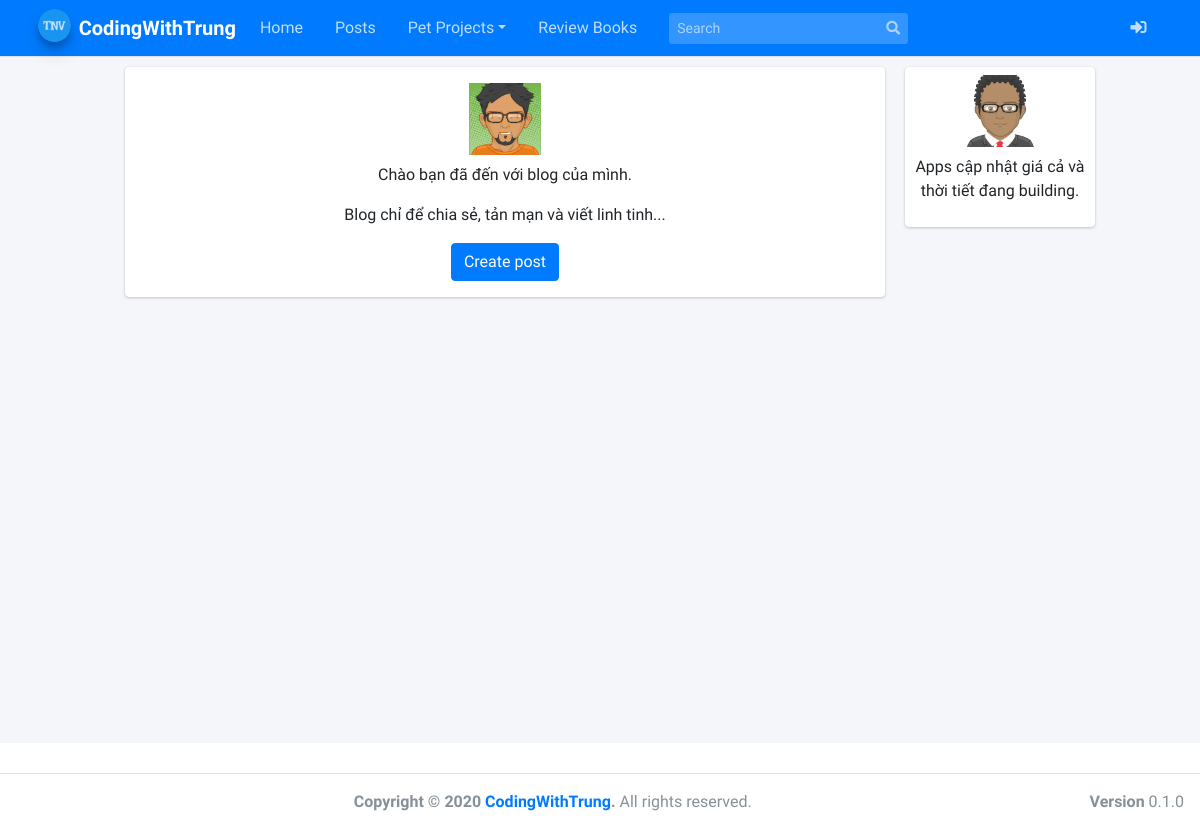
Before: / with the older database file.
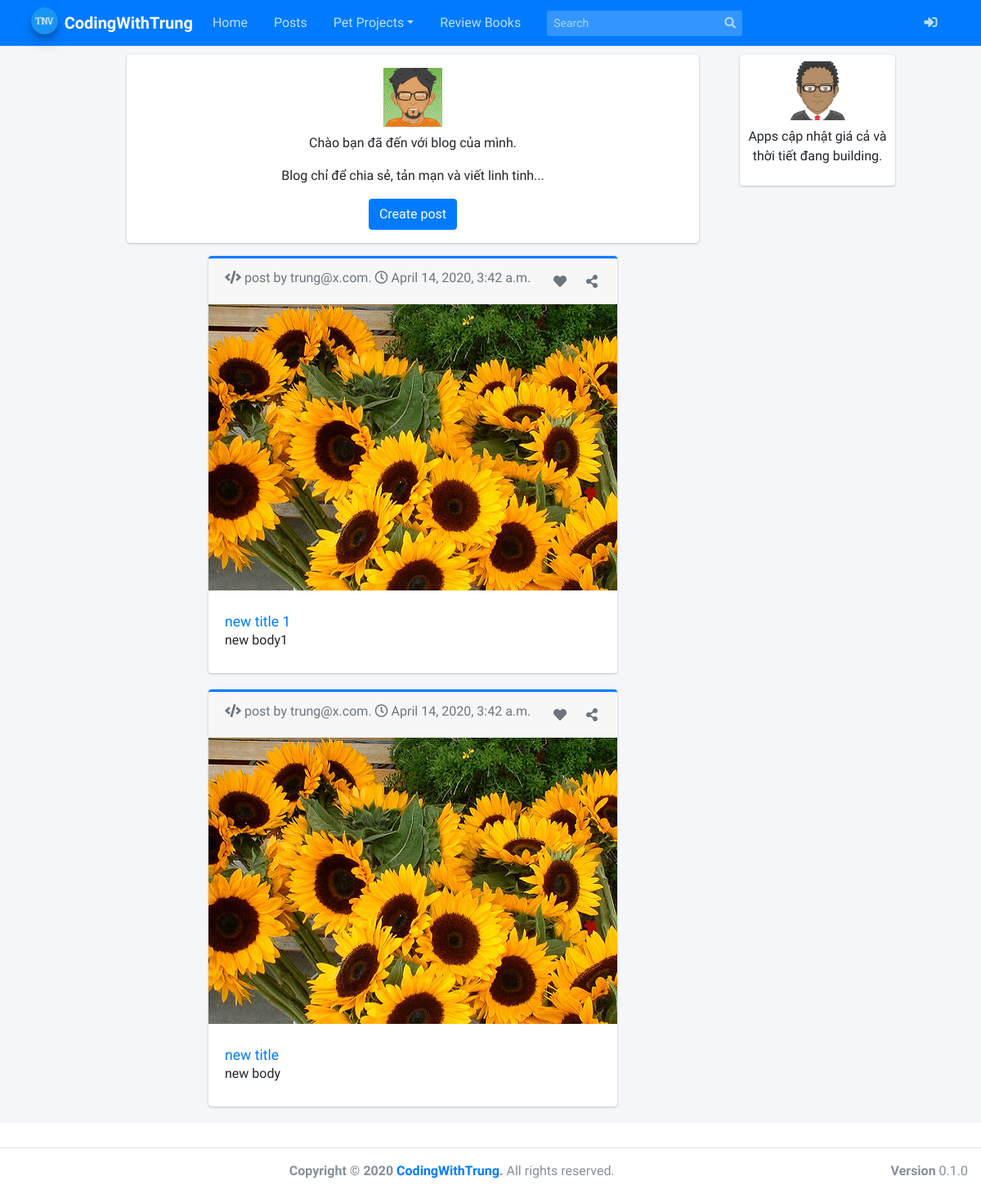
After: the same page with the newer database file.
### blog/models.py (models this page shows, shortened)
class BlogPost(models.Model):
    title = models.CharField(null=False, max_length=50, blank=False)
    body = models.TextField(max_length=2000, null=False, blank=False)
    date_published = models.DateTimeField(auto_now_add=True, verbose_name="date published")
    image = models.ImageField(upload_to='blog', null=False, blank=True)
    date_updated = models.DateTimeField(auto_now=True, verbose_name="date updated")
    author = models.ForeignKey(settings.AUTH_USER_MODEL, on_delete=models.CASCADE)
    slug = models.SlugField(blank=True, unique=True)

### account/models.py (models this page shows, shortened)
class Account(AbstractBaseUser): # extends AbstractBaseUser
    email = models.EmailField(verbose_name="email", max_length=254, unique=True)
    username = models.CharField(verbose_name="username", max_length=50, unique=True)
    full_name = models.CharField(verbose_name="full name", max_length=100)
    description = models.CharField(verbose_name="description", max_length=1000)
    skills = models.CharField(verbose_name="skill", max_length=1000)
    date_joined = models.DateTimeField(verbose_name="date joined", auto_now=True)
    last_login = models.DateTimeField(verbose_name="last login", auto_now=True)
    is_admin = models.BooleanField(default=False)
    is_staff = models.BooleanField(default=False)
    is_active = models.BooleanField(default=True)
    is_superuser = models.BooleanField(default=False)
    USERNAME_FIELD = 'email'
    REQUIRED_FIELDS = ['username']
    objects = MyAccountManager()
    def __str__(self):
        return self.email

### personal/views.py (the view)
# urls.py: path('', home_view, name='home'),
def home_view(request):
    context = {}
    blog_posts = sorted(BlogPost.objects.all(), key=attrgetter('date_updated'), reverse=True)
    context['blog_posts'] = blog_posts
    return render(request, 'personal/home.html', context)

### personal/templates/personal/home.html (shortened to what this page needs)
{% extends 'base.html' %}
{% load static %}
{% block content %}
  <div class="container">
    <div class="row">
      <div class="left-column col-lg-8 offset-lg-1">
        <div class="mb-3">
          <div class="card m-auto d-flex flex-column p-3">
            <img class="img-fluid d-block m-auto pb-2" src="{% static '/img/avatar04.png' %}" width="72" height="72">
            <p class="text-center">
              Chào bạn đã đến với blog của mình.
            </p>
            <p class="text-center">
              Blog chỉ để chia sẻ, tản mạn và viết linh tinh...
            </p>
            <p class="m-auto"><a class="btn btn-primary" href="{% url 'blog:create' %}">Create post</a></p>
          </div>
        </div>
        {% for post in blog_posts %}
        <div class="blog-post-container">
          {% include 'blog/snippets/blog_post_snippet.html' with blog_post=post %}
        </div>
        {% endfor %}
      </div>
      <div class="right-column col-lg-2 d-lg-flex d-none flex-column">
        <div class="card create-post-bar d-flex flex-column p-2">
          <img class="img-fluid d-block m-auto pb-2" src="{% static '/img/avatar.png' %}" width="72" height="72">
          <p class="lead text-center">Apps cập nhật giá cả và thời tiết đang building.</p>
        </div>
      </div>
    </div>
  </div>
{% endblock content %}

### templates/base.html (shortened to what this page needs)
{% load static %}
<!DOCTYPE html>
<html>
<head>
    <link rel="stylesheet" href="{% static '/fontawesome/css/all.min.css' %}">
    <link rel="stylesheet" href="https://code.ionicframework.com/ionicons/2.0.1/css/ionicons.min.css">
    <link rel="stylesheet" href="{% static '/css/adminlte.min.css' %}">
    <link rel="stylesheet" href="{% static '/css/base.css' %}">
  </head>
<body class="hold-transition layout-navbar-fixed layout-top-nav">
<div class="wrapper">
    {% include 'navbar.html' %}
    <div class="content-wrapper">
        {% block content %}
        {% endblock content %}
    </div>
    {% include 'footer.html' %}
</div>
</body>
</html>

### templates/navbar.html (shortened to what this page needs)
{% load static %}
  <nav class="main-header navbar navbar-expand-md navbar-primary navbar-dark margin-nav">
    <div class="container">
      <a href="{% url 'home' %}" class="navbar-brand">
        <img src="{% static '/img/favicon.ico' %}" alt="AdminLTE Logo" class="brand-image img-circle elevation-3"
             style="opacity: .8">
        <span class="brand-text font-weight-bold">CodingWithTrung</span>
      </a>
      <div class="collapse navbar-collapse order-3" id="navbarCollapse">
        <ul class="navbar-nav">
          <li class="nav-item">
            <a href="{% url 'home' %}" class="nav-link">Home</a>
          </li>
          <li class="nav-item">
            <a href="#" class="nav-link">Posts</a>
          </li>
          <li class="nav-item dropdown">
            <a id="dropdownSubMenu1" href="#" data-toggle="dropdown" aria-haspopup="true" aria-expanded="false" class="nav-link dropdown-toggle">Pet Projects</a>
          </li>
          <li class="nav-item">
            <a href="#" class="nav-link">Review Books</a>
          </li>
        </ul>
        <form class="form-inline ml-0 ml-md-3">
          <div class="input-group input-group-sm">
            <input class="form-control form-control-navbar" type="search" placeholder="Search" aria-label="Search">
            <div class="input-group-append">
              <button class="btn btn-navbar" type="submit">
                <i class="fas fa-search"></i>
              </button>
            </div>
          </div>
        </form>
      </div>
      <ul class="order-1 order-md-3 navbar-nav navbar-no-expand ml-auto">
        {% if request.user.is_authenticated %}
        <li class="nav-item">
            <a class="nav-link" href="{% url 'profile' %}">Hello, {{request.user.username}}</a>
        </li>
        <li class="nav-item">
            <a class="nav-link" href="{% url 'logout' %}" role="button"><i
                class="fas fa-sign-out-alt"></i></a>
        </li>
        {% else %}
        <li class="nav-item">
            <a class="nav-link" href="{% url 'login' %}" role="button"><i
                class="fas fa-sign-in-alt"></i></a>
        </li>
        {% endif %}
      </ul>
    </div>
  </nav>

### blog/templates/blog/snippets/blog_post_snippet.html (shortened to what this page needs)
<div class="container">
	<div class="row">
		<div class="card card-outline card-primary m-auto">
			<div class="card-footer text-muted">
				<div>
				  <p class="card-text">
					<i class="fas fa-code pr-1"></i>post by {{blog_post.author}}. <i class="far fa-clock pr-1"></i>{{blog_post.date_updated}}
				<i class="fas fa-share-alt text-muted float-right p-1 my-1" data-toggle="tooltip" data-placement="top" title="Share this post"></i>
				<i class="fas fa-heart text-muted float-right p-1 my-1 mr-3" data-toggle="tooltip" data-placement="top" title="I like it"></i>
				</p>
				</div>
			</div>
			<a href="{% url 'blog:detail' post.slug %}">
				<img class="card-img-top" src="{{blog_post.image.url}}">
			</a>
			<div class="card-body mt-2 mb-2">
				<a href="{% url 'blog:detail' post.slug %}">
					<h2 class="card-title">{{blog_post.title}}</h2>
				</a>
				<p class="card-text">{{blog_post.body|safe|truncatechars:200}}</p>
			</div>
		</div>
	</div>
</div>

### templates/footer.html
<footer class="main-footer">
    <div class="float-right d-none d-sm-block">
      <b>Version</b> 0.1.0
    </div>
    <div class="text-center"><strong>Copyright &copy; 2020 <a href="#">CodingWithTrung</a>.</strong> All rights
    reserved.</div>
</footer>

### static/css/base.css (style rules this page uses)
.content-wrapper { margin-bottom: 30px; }

### templates/navbar.html (style rules this page uses)
.margin-nav { margin-bottom: 100px; }

### personal/templates/personal/home.html (style rules this page uses)
@media (min-width: 768px) { .right-column { margin-left: 20px; } }
.blog-post-container { margin-bottom: 20px; width: 100%; }
.create-post-bar { background-color: #fff; margin-bottom:20px; }
.left-column { padding:0px; margin-top: 10px; min-width: 770 ; }
.right-column { padding:0px; margin-top: 10px; }
.lead { font-size: 16px; }

### blog/templates/blog/snippets/blog_post_snippet.html (style rules this page uses)
.card { max-width: 700px; }
.card-body { padding: 20px; }

Changed rows visible on the page:
added BlogPost: author "trung@x.com", date_updated "April 14, 2020, 3:42 a.m.", image (picture), title "new title 1", body "new body1"
added BlogPost: author "trung@x.com", date_updated "April 14, 2020, 3:42 a.m.", image (picture), title "new title", body "new body"
